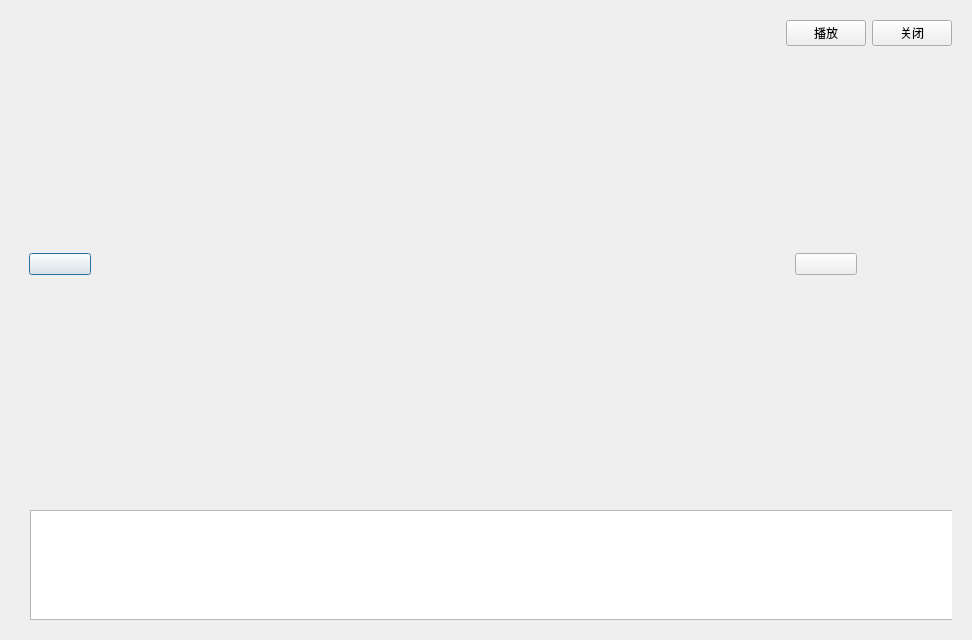
<?xml version="1.0" encoding="UTF-8"?>
<ui version="4.0">
 <class>SlideShowDlg</class>
 <widget class="QDialog" name="SlideShowDlg">
  <property name="geometry">
   <rect>
    <x>0</x>
    <y>0</y>
    <width>972</width>
    <height>640</height>
   </rect>
  </property>
  <property name="windowTitle">
   <string>Dialog</string>
  </property>
  <layout class="QVBoxLayout" name="verticalLayout" stretch="7,1">
   <item>
    <widget class="QWidget" name="slideShow" native="true">
     <layout class="QGridLayout" name="gridLayout">
      <item row="1" column="0">
       <widget class="QWidget" name="slideprewid" native="true">
        <property name="minimumSize">
         <size>
          <width>80</width>
          <height>0</height>
         </size>
        </property>
        <property name="maximumSize">
         <size>
          <width>80</width>
          <height>16777215</height>
         </size>
        </property>
        <layout class="QHBoxLayout" name="horizontalLayout_4">
         <item>
          <widget class="PicButton" name="slidepreBtn">
           <property name="text">
            <string/>
           </property>
          </widget>
         </item>
        </layout>
       </widget>
      </item>
      <item row="1" column="1">
       <widget class="QWidget" name="picAnimation" native="true"/>
      </item>
      <item row="1" column="2">
       <widget class="QWidget" name="slidnextwid" native="true">
        <property name="minimumSize">
         <size>
          <width>80</width>
          <height>0</height>
         </size>
        </property>
        <property name="maximumSize">
         <size>
          <width>80</width>
          <height>16777215</height>
         </size>
        </property>
        <layout class="QHBoxLayout" name="horizontalLayout_3">
         <item>
          <widget class="PicButton" name="slidenextBtn">
           <property name="text">
            <string/>
           </property>
          </widget>
         </item>
        </layout>
       </widget>
      </item>
      <item row="0" column="2">
       <layout class="QHBoxLayout" name="horizontalLayout_2">
        <item>
         <widget class="PicStateBtn" name="playBtn">
          <property name="text">
           <string>播放</string>
          </property>
         </widget>
        </item>
        <item>
         <widget class="PicButton" name="closeBtn">
          <property name="text">
           <string>关闭</string>
          </property>
         </widget>
        </item>
       </layout>
      </item>
     </layout>
    </widget>
   </item>
   <item>
    <widget class="QWidget" name="preShow" native="true">
     <layout class="QHBoxLayout" name="horizontalLayout">
      <item>
       <widget class="QWidget" name="widget" native="true">
        <property name="minimumSize">
         <size>
          <width>0</width>
          <height>120</height>
         </size>
        </property>
        <property name="maximumSize">
         <size>
          <width>16777215</width>
          <height>120</height>
         </size>
        </property>
        <widget class="QListWidget" name="preListWidget">
         <property name="geometry">
          <rect>
           <x>10</x>
           <y>10</y>
           <width>16777215</width>
           <height>110</height>
          </rect>
         </property>
         <property name="minimumSize">
          <size>
           <width>0</width>
           <height>110</height>
          </size>
         </property>
         <property name="maximumSize">
          <size>
           <width>16777215</width>
           <height>110</height>
          </size>
         </property>
        </widget>
       </widget>
      </item>
     </layout>
    </widget>
   </item>
  </layout>
 </widget>
 <customwidgets>
  <customwidget>
   <class>PicButton</class>
   <extends>QPushButton</extends>
   <header location="global">picbutton.h</header>
  </customwidget>
  <customwidget>
   <class>PicStateBtn</class>
   <extends>QPushButton</extends>
   <header location="global">picstatebtn.h</header>
  </customwidget>
 </customwidgets>
 <resources/>
 <connections/>
</ui>
